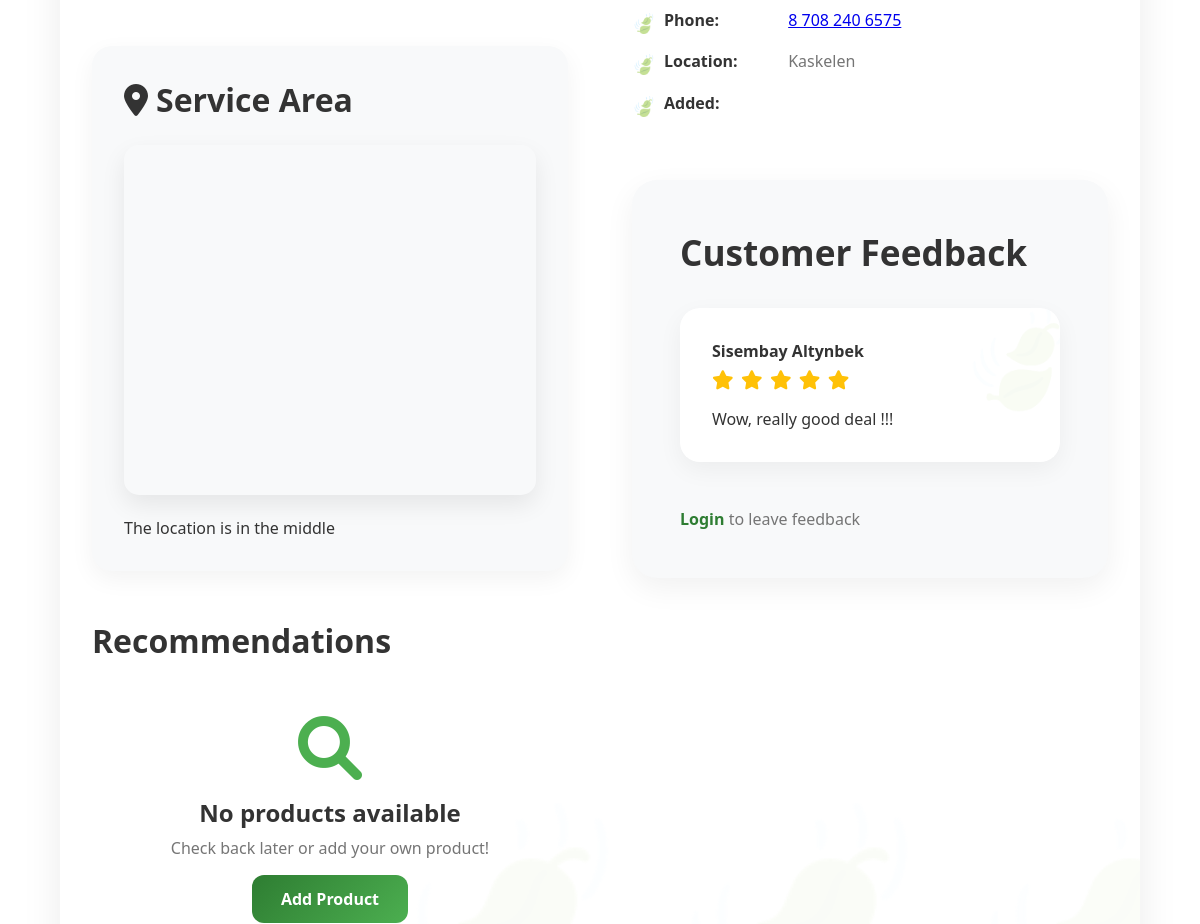
Before: /products/apples/ (middle part) with the older database file.
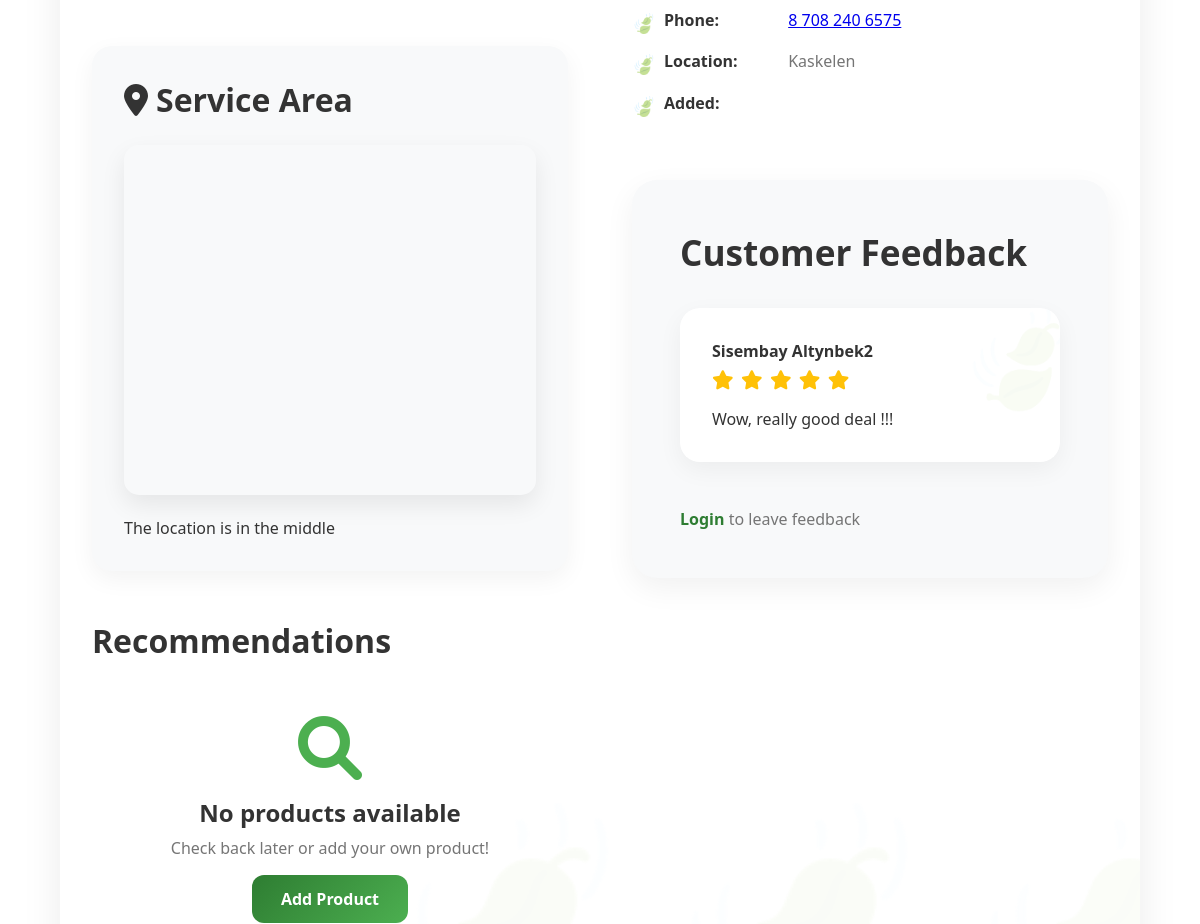
After: the same page with the newer database file.
### farmer_app/models.py (models this page shows, shortened)
class Feedback(models.Model):
    buyer = models.ForeignKey(Buyer, on_delete=models.CASCADE, related_name='given_feedbacks')
    product = models.ForeignKey(Products, on_delete=models.CASCADE, related_name='received_feedbacks')
    rating = models.IntegerField(
        choices=[(i, f'{i} Stars') for i in range(1, 6)],
        default=5
    )
    comment = models.TextField()
    created_at = models.DateTimeField(auto_now_add=True)
    class Meta:
        constraints = [
            models.UniqueConstraint(fields=['buyer', 'product'], name='unique_feedback')
        ]

class Buyer(models.Model):
    user = models.OneToOneField(settings.AUTH_USER_MODEL, on_delete=models.CASCADE)
    avatar = models.ImageField(upload_to="avatars/", blank=True, null=True)
    name = models.CharField(max_length=50)
    liked_products = models.ManyToManyField(
        'Products',
        blank=True,
        related_name='liked_by'
    )

### farmer_app/views.py (the view, shortened to what this page needs)
def product_details(request, slug):
    product = get_object_or_404(Products, slug=slug)
    feedbacks = product.received_feedbacks.select_related('buyer').order_by('-created_at')
    buyer = None
    can_give_feedback = False
    is_liked = False
    return render(request, "product_details.html", {
        "buyer": buyer,
        "product": product,
        "feedbacks": feedbacks,
        "can_give_feedback": can_give_feedback,
        "is_liked": is_liked,
        "likes_count": product.liked_by.count(),
    })

### farmer_app/templates/product_details.html (shortened to what the changed rows need)
{% extends "base.html" %}
{% load static %}
{% block content %}
<link rel="stylesheet" href="{% static 'css/product_details.css' %}">
<div class="product-detail-container">
    <div class="product-images">
        <br>
            <div class="map-section">
                <h2><i class="fas fa-map-marker-alt"></i> Service Area</h2>
                {% if product.farmer.location and product.farmer.location.latitude %}
                    <br>
                {% else %}
                    Don't have directed location ...
                {% endif %}
            </div>
            <h1>Recommendations</h1><br>
    </div>
    <div class="product-info">
        <div class="feedback-container">
            <h2>Customer Feedback</h2>
            {% if feedbacks %}
                {% for feedback in feedbacks %}
                    <div class="feedback-card">
                        <strong>{{ feedback.buyer.name }}</strong>
                        <div class="feedback-rating">
                            {% for i in "12345" %}
                                <i class="{% if forloop.counter <= feedback.rating %}fas{% else %}far{% endif %} fa-star"></i>
                            {% endfor %}
                        </div>
                        <p>{{ feedback.comment }}</p>
                    </div>
                {% endfor %}
            {% else %}
                <p>No feedback yet.</p>
            {% endif %}<br>
        </div>
    </div>
</div>
{% endblock %}

Changed rows visible on the page:
changed through a linked row, Feedback "Wow, really good deal !!!": buyer.name "Sisembay Altynbek" → "Sisembay Altynbek2"
